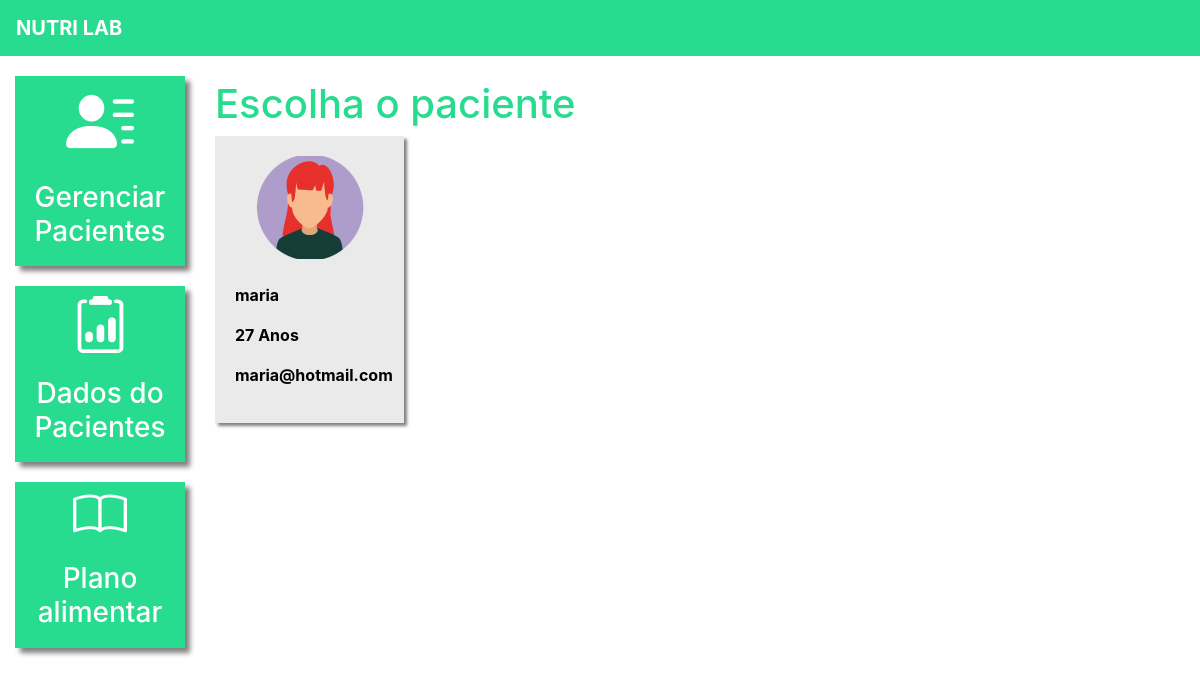
/plano_alimentar_listar/ (signed in), run on an earlier commit of the app's database.
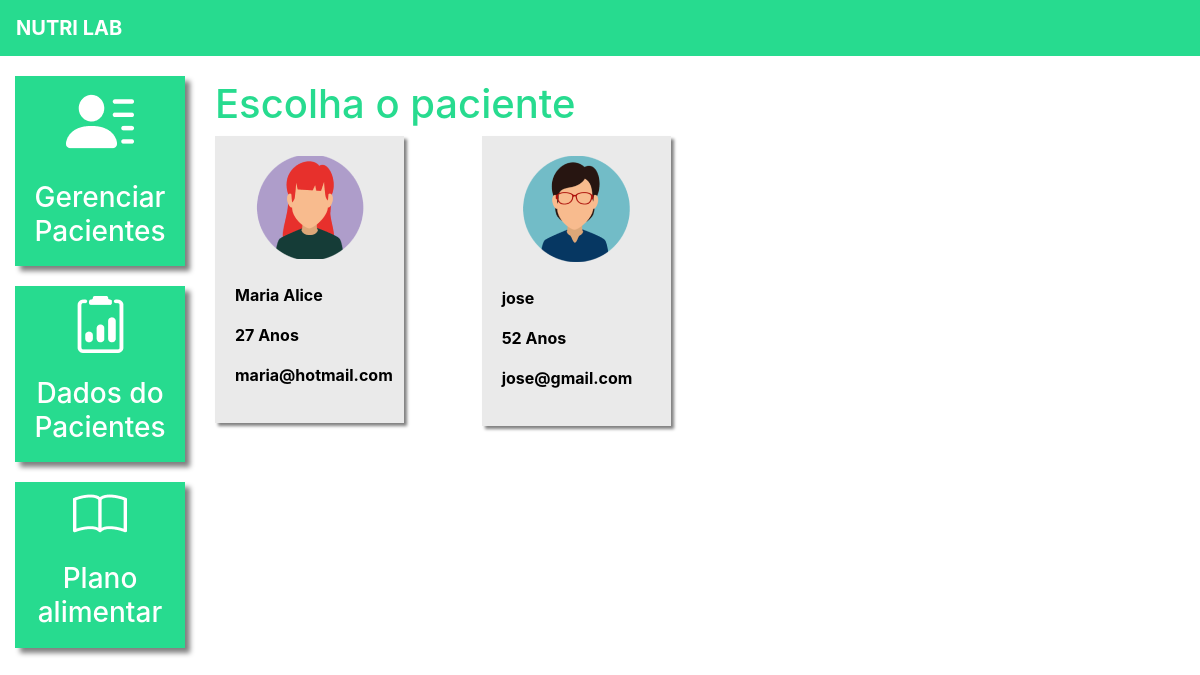
And on a later commit of the database.
### plataforma/models.py (models this page shows, shortened)
class Pacientes(models.Model):
    choices_sexo = (('F', 'Feminino'),
                    ('M', 'Maculino'))
    nome = models.CharField(max_length=50)
    sexo = models.CharField(max_length=1, choices=choices_sexo)
    idade = models.IntegerField()
    email = models.EmailField()
    telefone = models.CharField(max_length=19)
    nutri = models.ForeignKey(User, on_delete=models.CASCADE)

### plataforma/views.py (the view)
# urls.py: path('plano_alimentar_listar/', plano_alimentar_listar, name="plano_alimentar_listar"),
def plano_alimentar_listar(request):
    if request.method == "GET":
        pacientes = Pacientes.objects.filter(nutri=request.user)
        return render(request, 'plano_alimentar_listar.html', {'pacientes': pacientes})

### plataforma/templates/plano_alimentar_listar.html (shortened to what this page needs)
{% extends 'base_plataforma.html' %}
{% load static %}
{% block 'plataforma' %}
    <br>
	<h1 class="titulo">Escolha o paciente</h1>
    <div  class="row">
        {% for paciente in pacientes%}
            <div class="col-md-4">
                <a href="{% url 'plano_alimentar' paciente.id %}" class="link-hover">
                    <div class="card-paciente">
                        <div class="foto-perfil">
                            {% if paciente.sexo == "M"%}
                                <img src="{% static 'plataforma/img/perfil2.png' %}">
                            {% else %}
                                <img src="{% static 'plataforma/img/perfil1.png' %}">
                            {% endif %}
                        </div>
                        <br>
                        <p class="dados">{{paciente.nome}}</p>
                        <p class="dados">{{paciente.idade}} Anos</p>
                        <p class="dados">{{paciente.email}}</p>
                    </div>
                </a>
            </div>
        {% endfor %}
    </div>
{% endblock%}

What changed in the data, as far as the page shows it:
changed Pacientes "maria@hotmail.com": nome "maria" → "Maria Alice"
added Pacientes: nome "jose", idade "52", email "jose@gmail.com"
